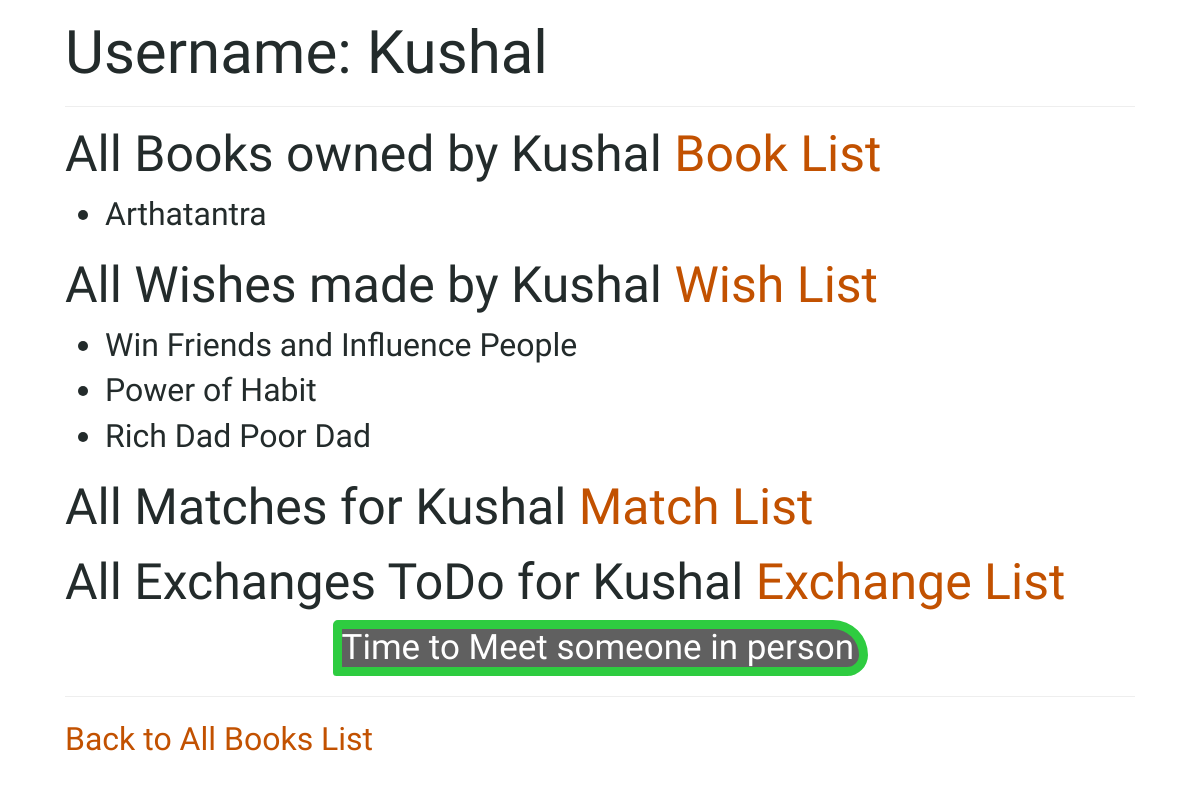
/person/29, run on an earlier commit of the app's database.
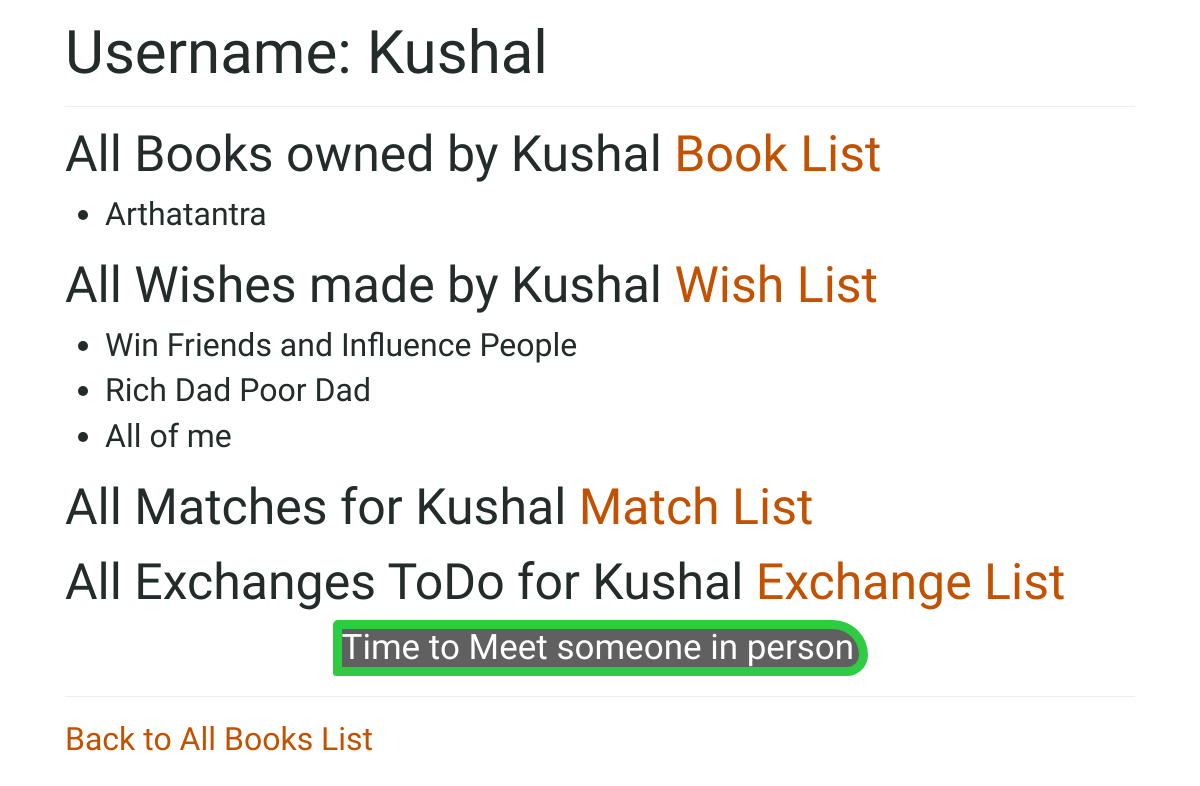
And on a later commit of the database.
### books/models.py (models this page shows, shortened)
class Book(models.Model):
    name = models.CharField(max_length=20, default="Invisible Book")
    summary = models.TextField(max_length=100, null=True)
    owner = models.ForeignKey(Person, on_delete=models.CASCADE, related_name="books", null=True)
    available = models.BooleanField(default=True)
    def __str__(self):
        return f"{self.name}"

class Wish(models.Model):
    book = models.ForeignKey(Book, on_delete=models.CASCADE, related_name="wishes")
    wisher = models.ForeignKey(Person, on_delete=models.CASCADE, related_name="wishes") ### The Person who is making the wish
    angel = models.ForeignKey(Person, on_delete=models.CASCADE, related_name='wishes_to_fulfill', null=True) ### The Person who fulfills the wish therefore, the ANGEL
    fulfilled = models.BooleanField(default=False)
    rank = models.IntegerField(default=1)  ### The Number One Book

### books/views.py (the view)
# urls.py: path('person/<int:person_id>', views.person, name='person'),
def person(request, person_id):
	try:
		person = Person.objects.get(pk=person_id)
	except Person.DoesNotExist:
		raise Http404("Person does not exist.")
	context = {
		"person": person,
		"books": person.books.all(),
		"wishes": person.wishes.all()
	}
	return render(request, "books/person.html", context)

### books/templates/books/person.html (shortened to what this page needs)
{% extends "books/base.html" %}
{% block body %}
	<h2>Username: {{ person.name }} </h2>
    <hr>
	<h3>All Books owned by {{ person.name }} <a href="{% url 'yourbooks' person.id %}"> Book List</a> </h3>
	<ul>
		{% for book in books %}
			<li> {{ book }} </li>
		{% endfor %}
	</ul>
	<h3>All Wishes made by {{ person.name }} <a href="{% url 'yourwishes' person.id %}"> Wish List </a> </h3>
	<ul>
		{% for wish in wishes %}
			<li> {{ wish.book }} </li>
		{% endfor %}
	</ul>
	<h3>All Matches for {{ person.name }} <a href="{% url 'yourmatches' person.id %}"> Match List </a> </h3>
	<h3>All Exchanges ToDo for {{ person.name }} <a href="{% url 'yourexchanges' person.id %}"> Exchange List </a> </h3>
	<a href="{% url 'yourexchanges' person.id %}"> <h4 class="center available"> Time to Meet someone in person  </h4></a>
	<hr>
	<a href="{% url 'index' %}">Back to All Books List</a>
{% endblock %}

What changed in the data, as far as the page shows it:
removed Wish: book "Power of Habit"
added Wish: book "All of me"
